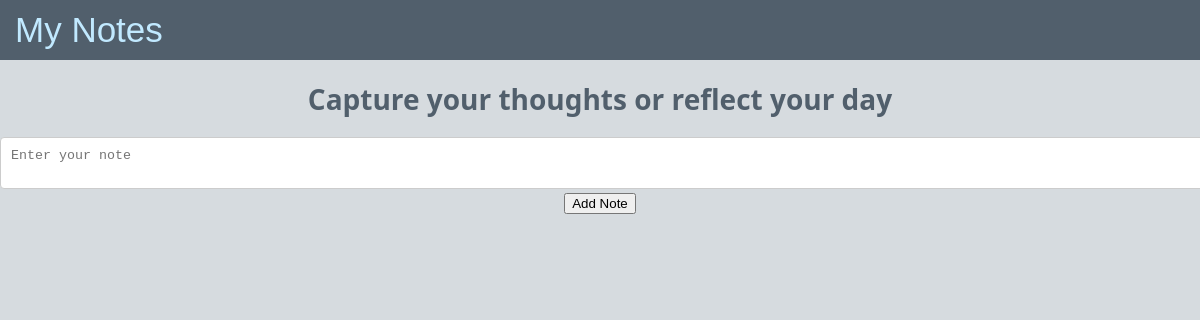
The page /notes (signed in) on the database as committed earlier.
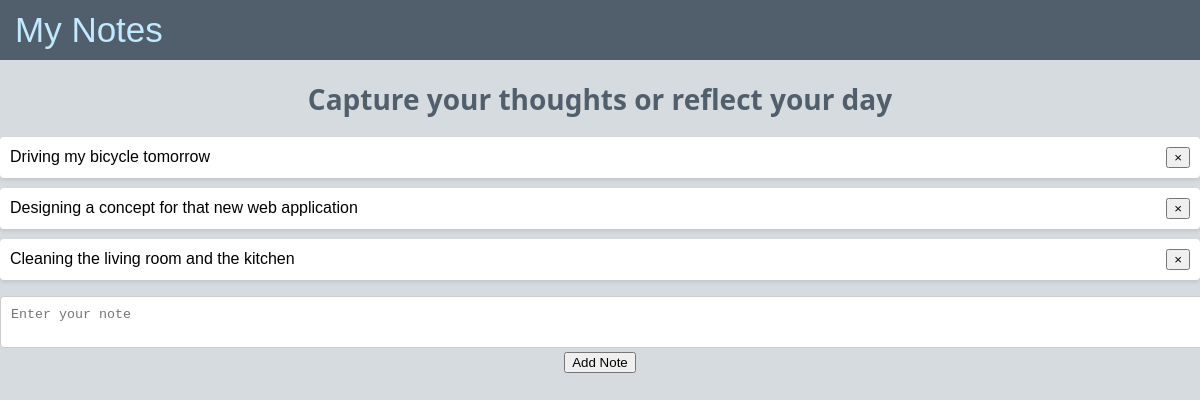
The same page on the database as committed later.
### project/models.py (models this page shows)
class Note(db.Model):
    id = db.Column(db.Integer, primary_key=True)
    data = db.Column(db.String(10000))
    date = db.Column(db.DateTime(timezone=True), default=func.now())
    user_id = db.Column(db.Integer, db.ForeignKey('user.id'))

### project/views.py (the view)
@views.route("/notes", methods=["GET", "POST"])
@login_required
def note():
    if request.method == 'POST':
        note_text = request.form.get('note')
        print(f"Received note text: {note_text}")
    return render_template("notes.html", user=current_user)

### project/__init__.py (called while the page is built)
def create_app():
    app = Flask(__name__)
    app.config['SECRET_KEY'] = 'sexy_presentation'
    app.config['SQLALCHEMY_DATABASE_URI'] = f'sqlite:///{DB_NAME}'
    app.config['CACHE_TYPE'] = 'simple'
    cache.init_app(app)
    db.init_app(app)
    from project.views import views
    from project.auth import auth
    app.register_blueprint(views, url_prefix='/')
    app.register_blueprint(auth, url_prefix='/')
    from .models import User
    with app.app_context():
        db.create_all()
    login_manager = LoginManager()
    login_manager.login_view = 'auth.login'
    login_manager.init_app(app)
    @login_manager.user_loader
    def load_user(id):
        return User.query.get(int(id))
    return app

### project/templates/notes.html (shortened to what this page needs)
<!DOCTYPE html>
<html lang="en">
<head>
</head>
<body>
    <header class="header">
        <div class="header_title">My Notes</div>
    </header>
    <div class="container">
        <div align = "center">
        <h1 id="page-title">Capture your thoughts or reflect your day</h1>
        </div>
        <ul id="notes">
            {% for note in user.notes %}
            <li id="note-{{ note.id }}" class="list-group-item">
                {{ note.data }}
                <button type="button" class="close" onclick="deleteNote({{ note.id }})">
                    <span aria-hidden="true">&times;</span>
                </button>
            </li>
            {% endfor %}
        </ul>
        <div class="form-container">
            <form onsubmit="event.preventDefault(); addNote();">
                <textarea id="note" class="form-control" placeholder="Enter your note"></textarea>
                <br>
                <div align="center">
                    <button type="submit" class="btn btn-primary">Add Note</button>
                </div>
            </form>
        </div>
    </div>
</body>
</html>

### project/templates/notes.html (style rules this page uses)
body { margin: 0; padding: 0; font-family: Arial, sans-serif; background-color: #D6DBDF; overflow-x: hidden; }
.header { display: flex; justify-content: space-between; align-items: center; padding: 10px; background-color: #515F6C; color: #C1E9FF; height: 40px; position: sticky; top: 0; z-index: 1000; }
.header_title { font-size: 35px; padding-left: 5px; }
.list-group-item { display: flex; justify-content: space-between; align-items: center; padding: 10px; margin-bottom: 10px; background-color: #fff; border-radius: 4px; box-shadow: 0 2px 4px rgba(0, 0, 0, 0.1); }
#page-title { color: #515F6C; font-size: 28px; font-weight: bold; font-family: 'Segoe UI', Tahoma, Geneva, Verdana, sans-serif; margin-top: 20px; }
#notes { padding: 0; list-style: none; }
#note { width: 100%; padding: 10px; border-radius: 4px; border: 1px solid #ccc; }

Rows that differ between the two databases and show on the page:
added Note: data "Driving my bicycle tomorrow"
added Note: data "Designing a concept for that new web application"
added Note: data "Cleaning the living room and the kitchen"
